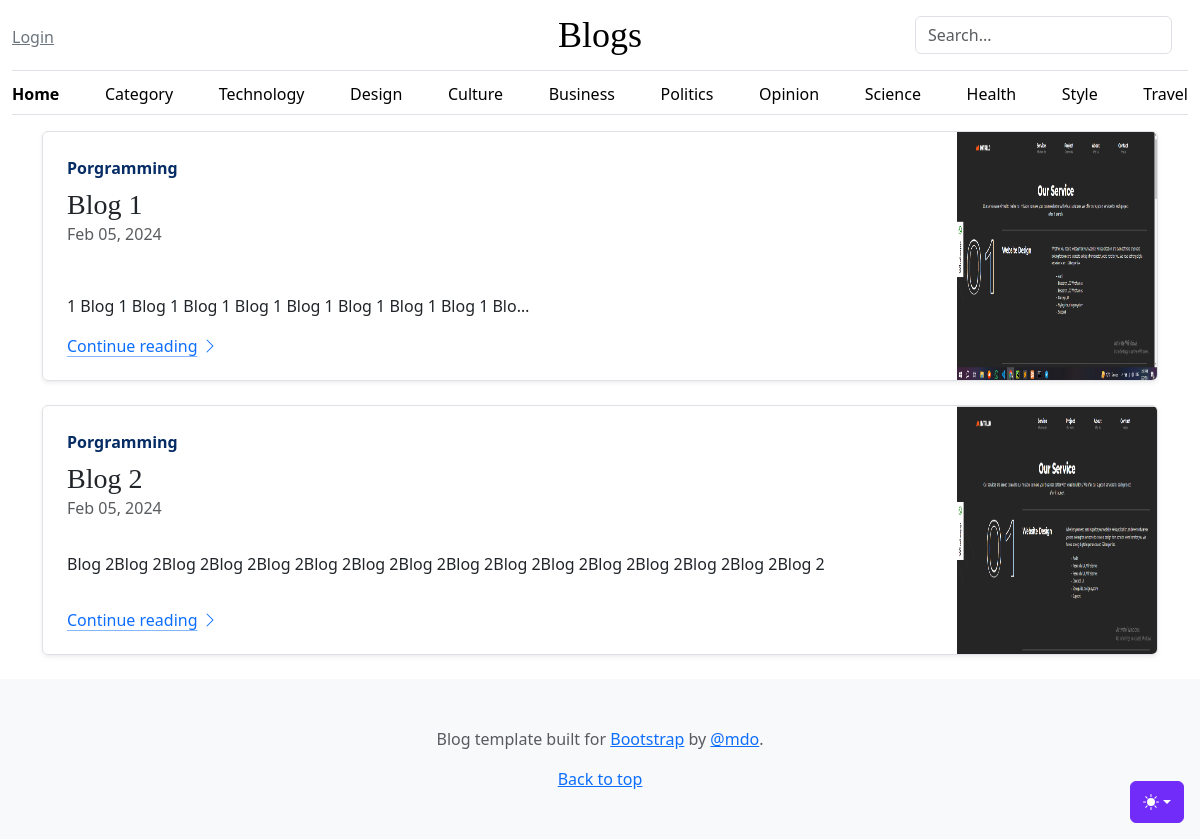
/category/porgramming, run on the app's committed database.
### core/models.py (models this page shows, shortened)
class Post(models.Model):
    STATUS = (
        ('Draft','Draft'),
        ('Publish','Publish')
    )
    featured_img = models.ImageField(upload_to='post/')
    title = models.CharField(max_length=255)
    author = models.ForeignKey(User, on_delete=models.CASCADE)
    category = models.ForeignKey(Category, on_delete=models.CASCADE)
    date = models.DateTimeField(auto_now_add=True)
    update = models.DateTimeField(auto_now=True, null=True)
    content = RichTextField()
    slug = models.CharField(max_length=255, unique=True)
    status = models.CharField(choices=STATUS, max_length=150)

class Category(models.Model):
    name = models.CharField(max_length=255)
    date = models.DateTimeField(auto_now_add=True)
    slug = models.CharField(max_length=50, unique=True, blank=True, null=True)
    def __str__(self):
        return self.name

### core/views.py (the view)
# urls.py: path("category/<str:slug>", views.cat_post, name="catPost"),
def cat_post(request, slug):
    category = Category.objects.get(slug=slug)
    posts = Post.objects.filter(category=category,status='Publish')
    context = {
        'category':category,
        'posts':posts
    }
    return render(request, 'cat_post.html', context)

### template/cat_post.html
{% extends "base.html" %}
{% block content %}
<div class="container">
{% if posts %}
{% for u in posts %}
<div class="col-md-12">
  <div class="row g-0 border rounded overflow-hidden flex-md-row mb-4 shadow-sm h-md-250 position-relative">
    <div class="col p-4 d-flex flex-column position-static">
      <strong class="d-inline-block mb-2 text-primary-emphasis">{{u.category}}</strong>
      <h3 class="mb-0">{{u.title|truncatechars:"22"}}</h3>
      <div class="mb-1 text-body-secondary">{{u.date|date:"M d, Y"}}</div>
      <p class="card-text mb-auto">{{u.content|safe|truncatechars:"110"}}</p>
      <a href="{% url 'post_view' u.slug %}" class="icon-link gap-1 icon-link-hover stretched-link">
        Continue reading
        <svg class="bi"><use xlink:href="#chevron-right"/></svg>
      </a>
    </div>
    <div class="col-auto d-none d-lg-block">
      <img src="{{u.featured_img.url}}" width="200" height="250">
    </div>
  </div>
</div>
{% endfor %}
{% else %}
<h1 class="text-center p-5">No Post Found</h1>
{% endif %}
</div>
{% endblock content %}

### static/css/blog.css (style rules this page uses)
h1, h2, h3, h4, h5, h6 { font-family: "Playfair Display", Georgia, "Times New Roman", serif; }
@media (min-width: 768px) { .h-md-250 { height: 250px; } }

### template/base.html (style rules this page uses)
.bi { vertical-align: -.125em; fill: currentColor; }

### data on the page
Post: category "Porgramming", title "Blog 1", date "Feb 05, 2024", content "1 Blog 1 Blog 1 Blog 1 Blog 1 Blog 1 Blog 1 Blog 1 Blog 1 Blo…", featured_img (picture)
Post: category "Porgramming", title "Blog 2", date "Feb 05, 2024", content "Blog 2Blog 2Blog 2Blog 2Blog 2Blog 2Blog 2Blog 2Blog 2Blog 2Blog 2Blog 2Blog 2Blog 2Blog 2Blog 2", featured_img (picture)
